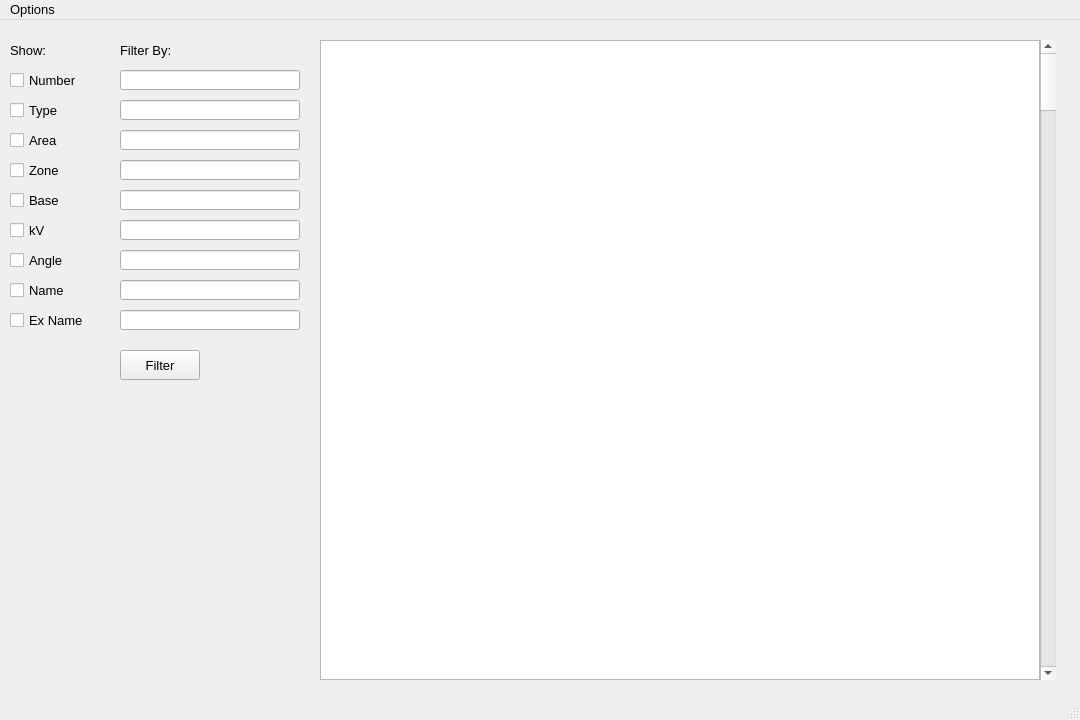
<?xml version="1.0" encoding="UTF-8"?>
<ui version="4.0">
 <class>MainWindow_ElementInfoBus</class>
 <widget class="QMainWindow" name="MainWindow_ElementInfoBus">
  <property name="geometry">
   <rect>
    <x>0</x>
    <y>0</y>
    <width>1080</width>
    <height>720</height>
   </rect>
  </property>
  <property name="font">
   <font>
    <pointsize>10</pointsize>
   </font>
  </property>
  <property name="windowTitle">
   <string>Element Info - Bus</string>
  </property>
  <property name="windowIcon">
   <iconset>
    <normaloff>../pics/hops_icon.PNG</normaloff>../pics/hops_icon.PNG</iconset>
  </property>
  <widget class="QWidget" name="centralwidget">
   <widget class="QLabel" name="label_Show">
    <property name="geometry">
     <rect>
      <x>10</x>
      <y>20</y>
      <width>100</width>
      <height>20</height>
     </rect>
    </property>
    <property name="text">
     <string>Show:</string>
    </property>
   </widget>
   <widget class="QCheckBox" name="checkBox_Number">
    <property name="geometry">
     <rect>
      <x>10</x>
      <y>50</y>
      <width>100</width>
      <height>20</height>
     </rect>
    </property>
    <property name="text">
     <string>Number</string>
    </property>
   </widget>
   <widget class="QCheckBox" name="checkBox_Type">
    <property name="geometry">
     <rect>
      <x>10</x>
      <y>80</y>
      <width>100</width>
      <height>20</height>
     </rect>
    </property>
    <property name="text">
     <string>Type</string>
    </property>
   </widget>
   <widget class="QCheckBox" name="checkBox_Area">
    <property name="geometry">
     <rect>
      <x>10</x>
      <y>110</y>
      <width>100</width>
      <height>20</height>
     </rect>
    </property>
    <property name="text">
     <string>Area</string>
    </property>
   </widget>
   <widget class="QCheckBox" name="checkBox_Zone">
    <property name="geometry">
     <rect>
      <x>10</x>
      <y>140</y>
      <width>100</width>
      <height>20</height>
     </rect>
    </property>
    <property name="text">
     <string>Zone</string>
    </property>
   </widget>
   <widget class="QCheckBox" name="checkBox_Base">
    <property name="geometry">
     <rect>
      <x>10</x>
      <y>170</y>
      <width>100</width>
      <height>20</height>
     </rect>
    </property>
    <property name="text">
     <string>Base</string>
    </property>
   </widget>
   <widget class="QCheckBox" name="checkBox_kV">
    <property name="geometry">
     <rect>
      <x>10</x>
      <y>200</y>
      <width>100</width>
      <height>20</height>
     </rect>
    </property>
    <property name="text">
     <string>kV</string>
    </property>
   </widget>
   <widget class="QCheckBox" name="checkBox_Angle">
    <property name="geometry">
     <rect>
      <x>10</x>
      <y>230</y>
      <width>100</width>
      <height>20</height>
     </rect>
    </property>
    <property name="text">
     <string>Angle</string>
    </property>
   </widget>
   <widget class="QCheckBox" name="checkBox_Name">
    <property name="geometry">
     <rect>
      <x>10</x>
      <y>260</y>
      <width>100</width>
      <height>20</height>
     </rect>
    </property>
    <property name="text">
     <string>Name</string>
    </property>
   </widget>
   <widget class="QCheckBox" name="checkBox_ExName">
    <property name="geometry">
     <rect>
      <x>10</x>
      <y>290</y>
      <width>100</width>
      <height>20</height>
     </rect>
    </property>
    <property name="text">
     <string>Ex Name</string>
    </property>
   </widget>
   <widget class="QLabel" name="label_FilterBy">
    <property name="geometry">
     <rect>
      <x>120</x>
      <y>20</y>
      <width>100</width>
      <height>20</height>
     </rect>
    </property>
    <property name="text">
     <string>Filter By:</string>
    </property>
   </widget>
   <widget class="QLineEdit" name="lineEdit">
    <property name="geometry">
     <rect>
      <x>120</x>
      <y>50</y>
      <width>180</width>
      <height>20</height>
     </rect>
    </property>
   </widget>
   <widget class="QLineEdit" name="lineEdit_2">
    <property name="geometry">
     <rect>
      <x>120</x>
      <y>80</y>
      <width>180</width>
      <height>20</height>
     </rect>
    </property>
   </widget>
   <widget class="QLineEdit" name="lineEdit_3">
    <property name="geometry">
     <rect>
      <x>120</x>
      <y>110</y>
      <width>180</width>
      <height>20</height>
     </rect>
    </property>
   </widget>
   <widget class="QLineEdit" name="lineEdit_4">
    <property name="geometry">
     <rect>
      <x>120</x>
      <y>140</y>
      <width>180</width>
      <height>20</height>
     </rect>
    </property>
   </widget>
   <widget class="QLineEdit" name="lineEdit_5">
    <property name="geometry">
     <rect>
      <x>120</x>
      <y>170</y>
      <width>180</width>
      <height>20</height>
     </rect>
    </property>
   </widget>
   <widget class="QLineEdit" name="lineEdit_6">
    <property name="geometry">
     <rect>
      <x>120</x>
      <y>200</y>
      <width>180</width>
      <height>20</height>
     </rect>
    </property>
   </widget>
   <widget class="QLineEdit" name="lineEdit_7">
    <property name="geometry">
     <rect>
      <x>120</x>
      <y>230</y>
      <width>180</width>
      <height>20</height>
     </rect>
    </property>
   </widget>
   <widget class="QLineEdit" name="lineEdit_8">
    <property name="geometry">
     <rect>
      <x>120</x>
      <y>260</y>
      <width>180</width>
      <height>20</height>
     </rect>
    </property>
   </widget>
   <widget class="QLineEdit" name="lineEdit_9">
    <property name="geometry">
     <rect>
      <x>120</x>
      <y>290</y>
      <width>180</width>
      <height>20</height>
     </rect>
    </property>
   </widget>
   <widget class="QScrollBar" name="verticalScrollBar">
    <property name="geometry">
     <rect>
      <x>1040</x>
      <y>20</y>
      <width>16</width>
      <height>640</height>
     </rect>
    </property>
    <property name="orientation">
     <enum>Qt::Vertical</enum>
    </property>
   </widget>
   <widget class="QPushButton" name="pushButton_Filter">
    <property name="geometry">
     <rect>
      <x>120</x>
      <y>330</y>
      <width>80</width>
      <height>30</height>
     </rect>
    </property>
    <property name="text">
     <string>Filter</string>
    </property>
   </widget>
   <widget class="QTableView" name="tableView">
    <property name="geometry">
     <rect>
      <x>320</x>
      <y>20</y>
      <width>720</width>
      <height>640</height>
     </rect>
    </property>
   </widget>
  </widget>
  <widget class="QMenuBar" name="menubar">
   <property name="geometry">
    <rect>
     <x>0</x>
     <y>0</y>
     <width>1080</width>
     <height>22</height>
    </rect>
   </property>
   <widget class="QMenu" name="menuOptions">
    <property name="title">
     <string>Options</string>
    </property>
    <widget class="QMenu" name="menuReset">
     <property name="title">
      <string>Reset</string>
     </property>
     <addaction name="actionShow_Column"/>
     <addaction name="actionFilter_Column"/>
    </widget>
    <addaction name="menuReset"/>
    <addaction name="actionSet_Default"/>
   </widget>
   <addaction name="menuOptions"/>
  </widget>
  <widget class="QStatusBar" name="statusbar"/>
  <action name="actionShow_Column">
   <property name="text">
    <string>Show Column</string>
   </property>
  </action>
  <action name="actionFilter_Column">
   <property name="text">
    <string>Filter Column</string>
   </property>
  </action>
  <action name="actionSet_Default">
   <property name="text">
    <string>Set As Default</string>
   </property>
   <property name="statusTip">
    <string>Set current filter options as default</string>
   </property>
  </action>
 </widget>
 <resources/>
 <connections/>
</ui>
